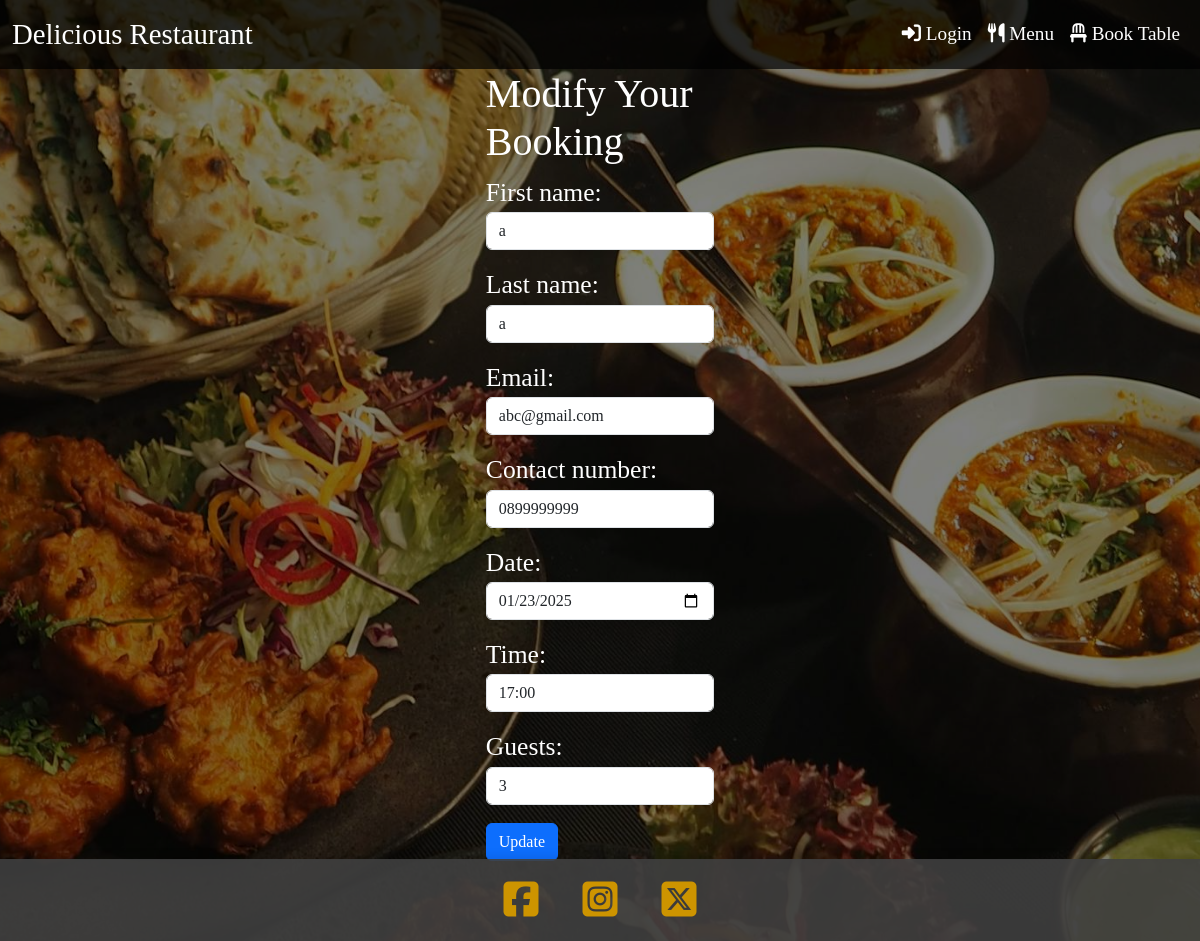
/modifybooking/1/, run on the app's committed database.
### dine_smart/myrestaurant/models.py (models this page shows, shortened)
class Reservation(models.Model):
    user = models.ForeignKey(User, on_delete=models.CASCADE, null=True, blank=True)
    first_name = models.CharField(max_length=50, null=False, blank=False)
    last_name = models.CharField(max_length=50, null=False, blank=False)
    email = models.EmailField(null=False, blank=False)
    contact_number = models.CharField(max_length=15, null=False, blank=False)
    date = models.DateField(null=False, blank=False)
    time = models.TimeField(null=False, blank=False)
    guests = models.IntegerField(null=False, blank=False)
    table = models.ForeignKey(Table, on_delete=models.CASCADE, default=get_default_table)

### dine_smart/myrestaurant/views.py (the view)
# urls.py: path('modifybooking/<int:entry_id>/', modify_booking, name='modifybooking'),
def modify_booking(request, entry_id):
    entry = get_object_or_404(Reservation, pk=entry_id)
    if request.method == 'POST':
        form = ReserveForm(request.POST, instance=entry)
        if form.is_valid():
            form.save()
            return redirect('show_bookings')
    else:
        form = ReserveForm(instance=entry)
    return render(request, 'modifybooking/modifybooking.html', {'form': form})

### dine_smart/templates/modifybooking/modifybooking.html (shortened to what this page needs)
{% extends 'home/home.html' %}
{% block content %}
  <div class="container">
    <div class="row">
      <div class="col-12 col-md-8 offset-md-2">
        <h1>Modify Your Booking</h1>
        <form method="POST">
          {{ form.as_p }}
          <button type="submit" class="btn btn-primary">Update</button>
        </form>
      </div>
    </div>
  </div>
{% endblock %}

### dine_smart/myrestaurant/static/home/style.css (style rules this page uses)
html, body { height: 100%; margin: 0; }
body { position: relative; background: url('images/home_background.jpg') no-repeat center center fixed; background-size: cover; color: #ffffff; font-family: 'Cormorant Garamond', serif; }
body::before { content: ""; position: absolute; top: 0; left: 0; right: 0; bottom: 0; background: rgba(0, 0, 0, 0.5); z-index: -1; }
.container { display: flex; flex-direction: column; justify-content: center; align-items: center; min-height: 70vh; font-size: 1.6rem; color: #ffffff; }

### data on the page
Reservation: first_name "a", last_name "a", email "abc@gmail.com", contact_number "0899999999", date "01/23/2025", time "17:00", guests "3"
